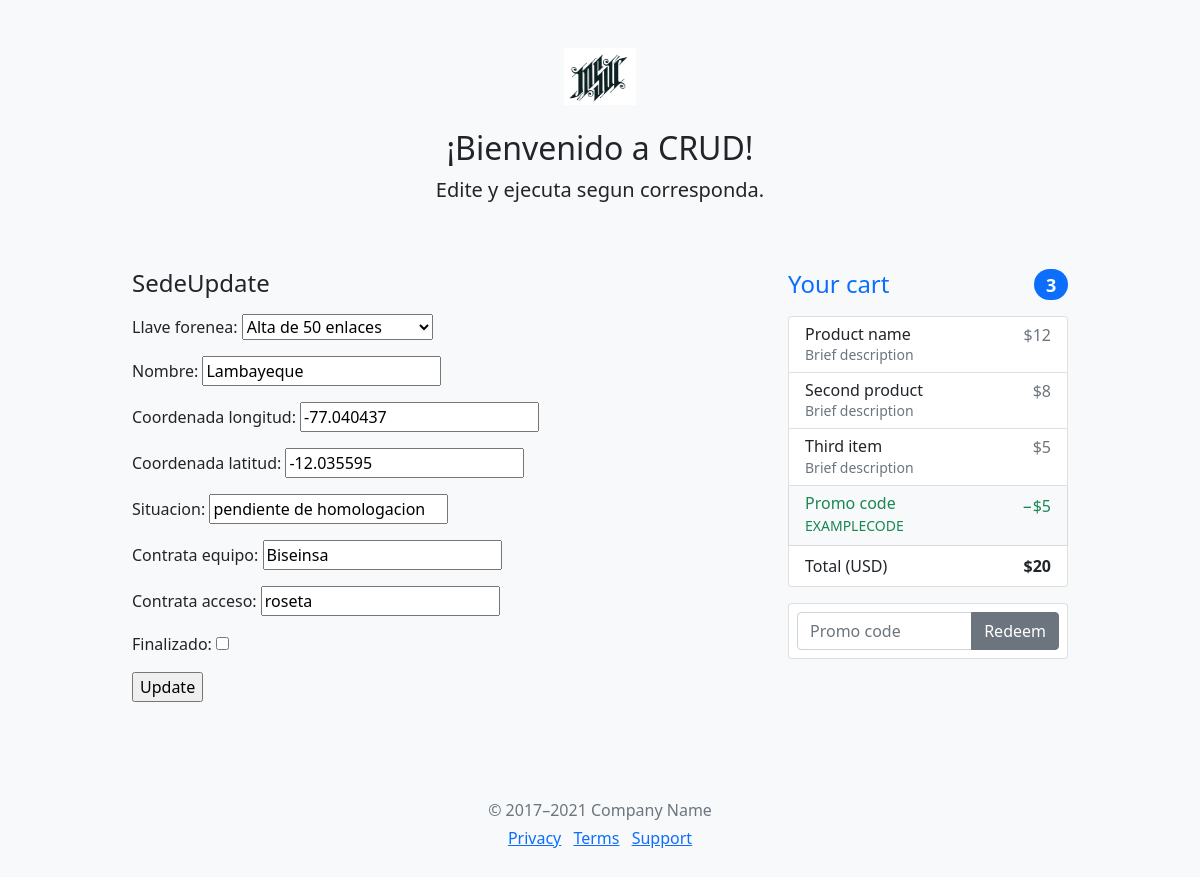
Page /polls/5/sedeUpdate/ on the earlier database version.
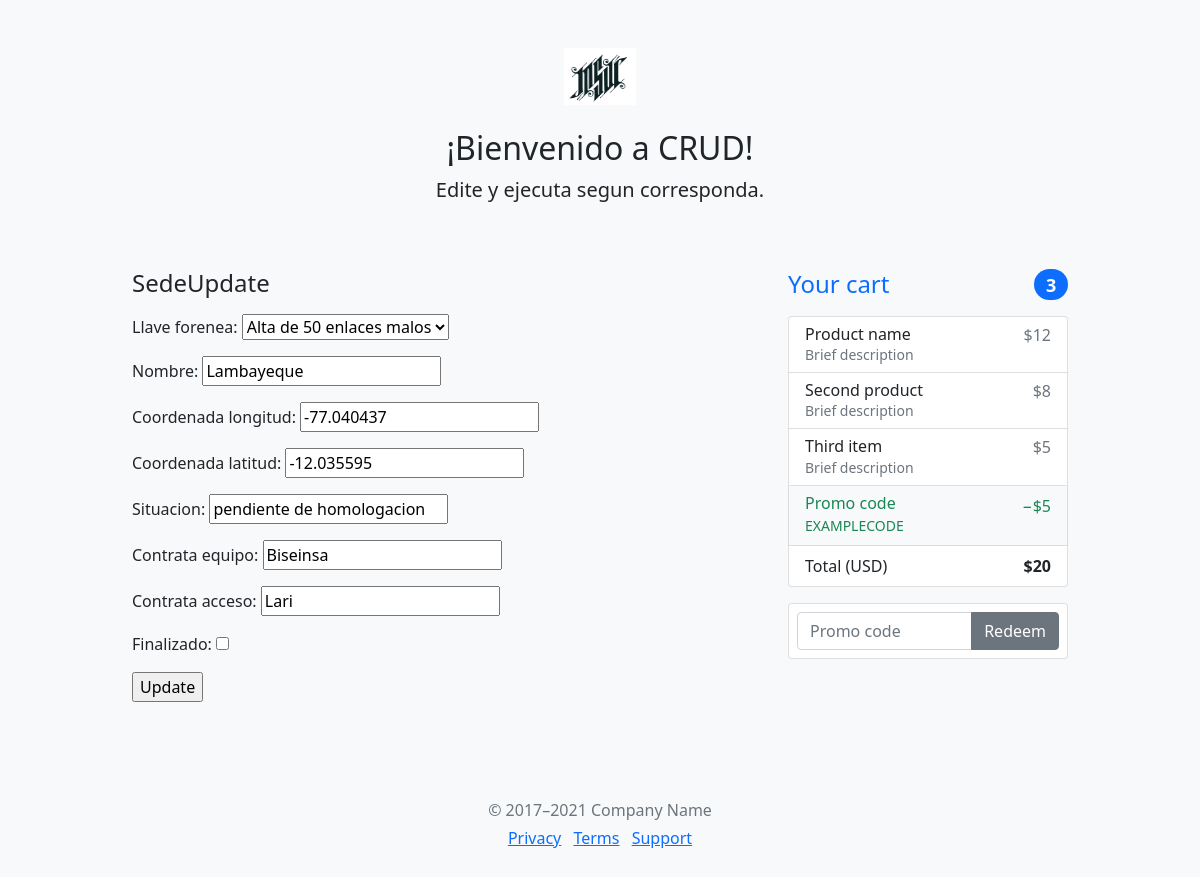
Same page on the later database version.
### polls/models.py (models this page shows, shortened)
class Sede(models.Model):
    llave_forenea = models.ForeignKey(Proyecto, on_delete=models.CASCADE, default='0')
    nombre = models.CharField(max_length=100, default='')
    coordenada_longitud = models.FloatField(default=0)
    coordenada_latitud = models.FloatField(default=0)
    situacion = models.CharField(max_length=100, default='')
    contrata_equipo = models.CharField(max_length=100, default='')
    contrata_acceso = models.CharField(max_length=100, default='')
    finalizado = models.BooleanField(default=False)

### polls/views.py (the view)
# urls.py: path('<int:pk>/sedeUpdate/', views.SedeUpdate.as_view(), name='sedeUpdate'),
class SedeUpdate(UpdateView):
    model = Sede
    fields = '__all__' # ['name']
    template_name_suffix = '_update_form'

### polls/models.py (called while the page is built)
    def __str__(self):
        return self.nombre

### polls/templates/polls/sede_update_form.html (shortened to what this page needs)
{% extends "CUD.html" %}
{% load static %}
{% block identificador %}
SedeUpdate
{% endblock %}
{% block bloque_1 %}
<form method="post">{% csrf_token %}
    {{ form.as_p }}
    <input type="submit" value="Update">
</form>
{% endblock %}

Differences in the rows shown:
changed Sede "pendiente de homologacion": llave_forenea "Alta de 50 enlaces" → "Alta de 50 enlaces malos"; contrata_acceso "roseta" → "Lari"
